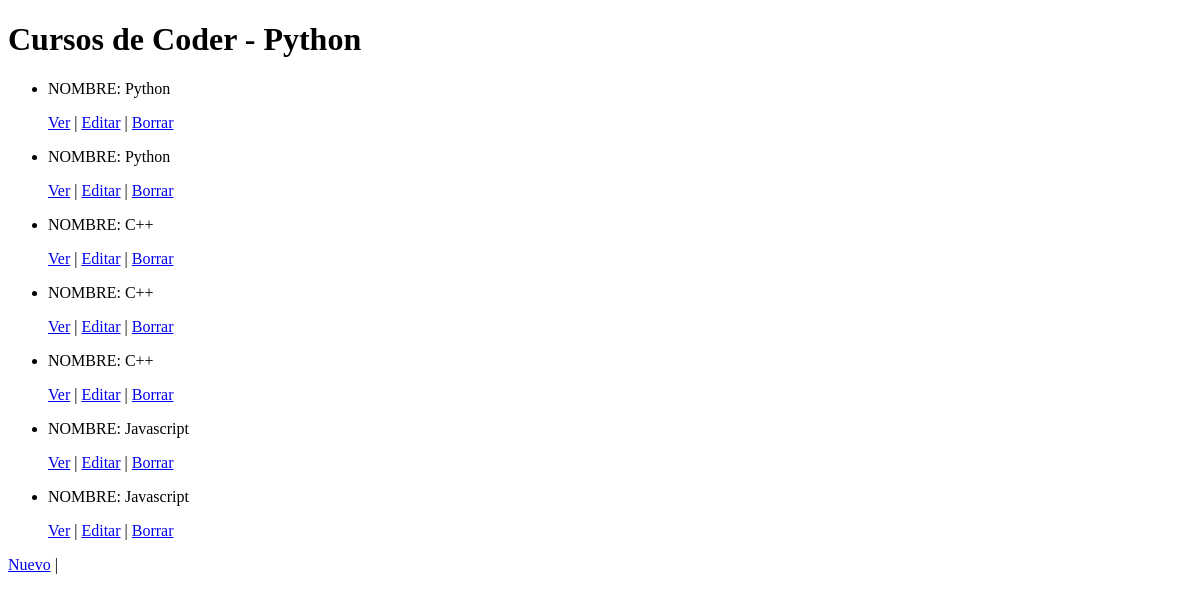
Before: /AppCoder/curso/list with the older database file.
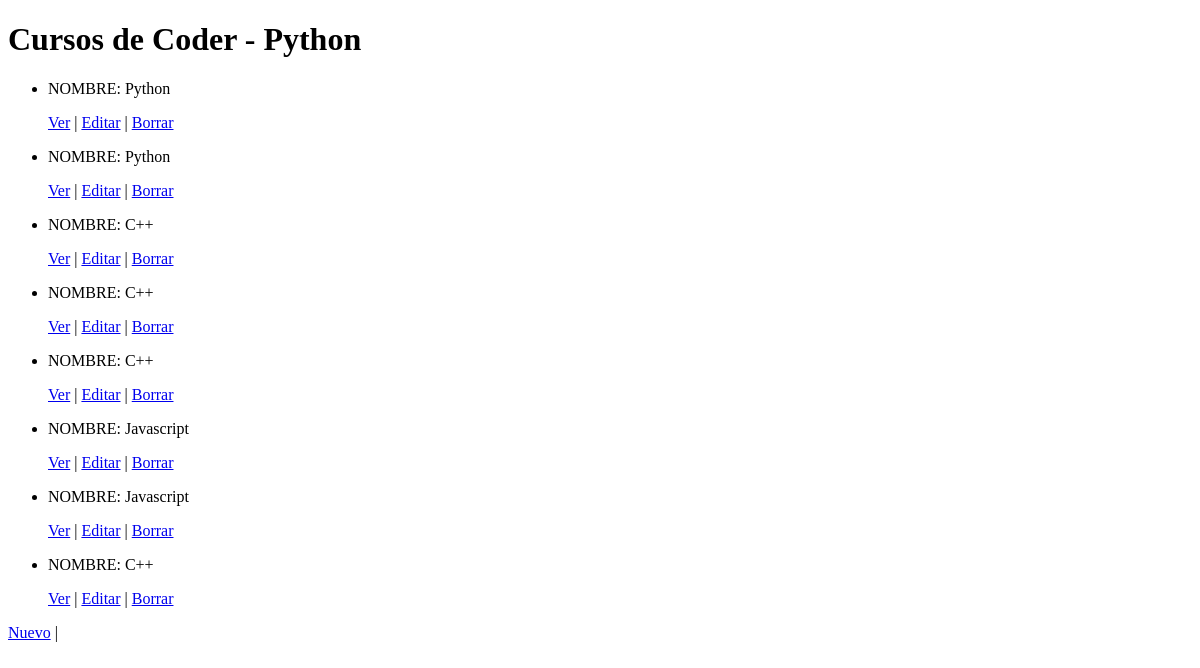
After: the same page with the newer database file.
### AppCoder/models.py (models this page shows, shortened)
class Curso(models.Model):
    nombre = models.CharField(max_length = 40)
    camada = models.IntegerField()

### AppCoder/views.py (the view)
# urls.py: path('curso/list', views.CursoList.as_view(), name='List'),
class CursoList(ListView):
      model = Curso
      template_name = "AppCoder/cursos_list.html"

### AppCoder/templates/AppCoder/cursos_list.html (shortened to what this page needs)
<!DOCTYPE html>
<html lang="en">
<head>
</head>
<body>
    <h1>Cursos de Coder - Python</h1>
    <ul>
        {% for curso in object_list %}
            <li>
                <p>NOMBRE: {{ curso.nombre }} </p>
                <p>
                    <a href="{% url 'Detail' curso.id %}">Ver</a> |
                    <a href="{% url 'Edit' curso.id %}">Editar</a> |
                    <a href="{% url 'Delete' curso.id %}">Borrar</a>
                </p>
            </li>
        {% endfor %}
    </ul>
    <a href="{% url 'New'  %}">Nuevo</a> |
</body>
</html>

Changed rows visible on the page:
added Curso: nombre "C++"
